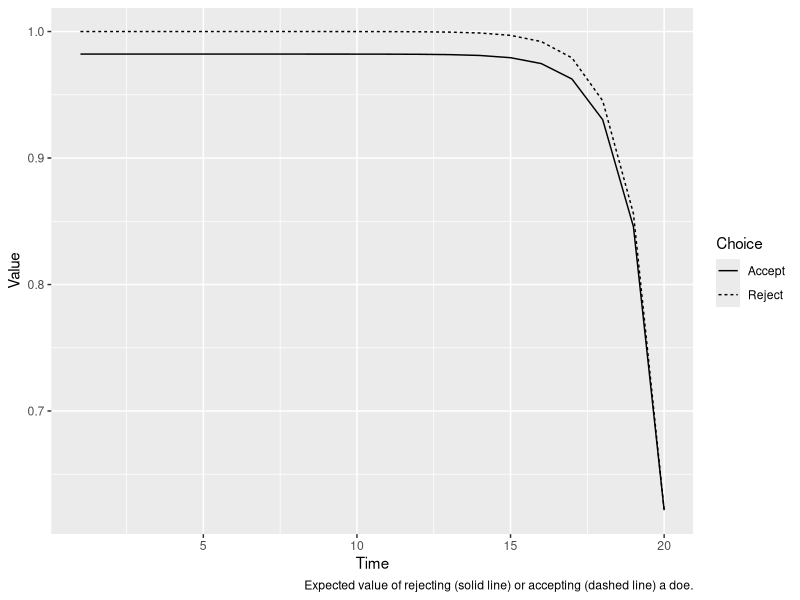

Generate this figure with R:
## ---- chunk 1
library("tidyverse")
lambda <-  0.01
N <-  c(doe = 100, buck = 2)
vd <-  0.1
p_enc <- function(N, lambda){
  c(pbuck = 1 - exp(-lambda*N[2]),
    pdoe = (1 - exp(-lambda*N[1]))*(exp(-lambda*N[2])),
    pnone = (exp(-lambda*N[1]))*(exp(-lambda*N[2])))
    }
V <- vector("numeric", length = 20)
V1 <- vector("numeric", length = 20)
V2 <- vector("numeric", length = 20)
D <- vector("character", length = 20)
p <- p_enc(N, lambda)
V[20] <- V1[20] <- V2[20] <- p[2] + vd*p[1]
D[20] <- "accept"

for(t in 19:1){
  V1[t] <- p[2] + vd*p[1] + p[3]*V[t+1]
  V2[t] <- p[2] + V[t+1]*(p[1] + p[3])
  if (V1[t] > V2[t]){
    D[t] <- "accept"
    V[t] <- V1[t]
  } else {
    D[t] <- "reject"
    V[t] <- V2[t]
  }
}
df <- bind_cols(t = 1:20, V = V, D = D, Accept = V1, Reject = V2) %>% 
  gather(key = Choice, value = Value, 4:5)
ggplot(data = df,
       mapping = aes(x = t)) +
  geom_line(mapping = aes(y = Value, linetype = Choice)) + 
  labs(x = "Time", y = "Value", 
       caption = "Expected value of rejecting (solid line) or accepting (dashed line) a doe.")
